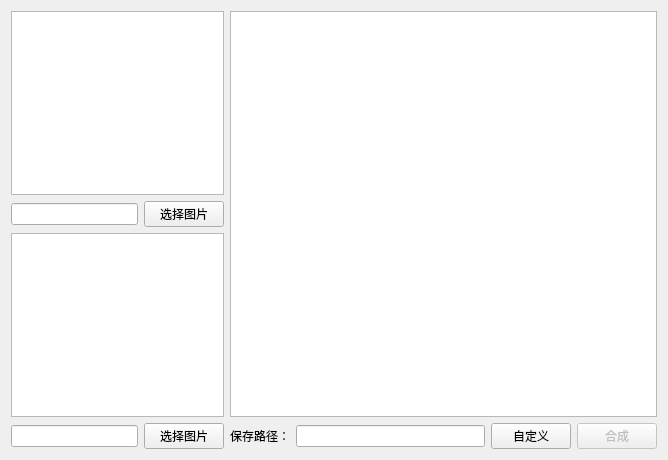
<?xml version="1.0" encoding="UTF-8"?>
<ui version="4.0">
 <class>MixForm</class>
 <widget class="QWidget" name="MixForm">
  <property name="geometry">
   <rect>
    <x>0</x>
    <y>0</y>
    <width>668</width>
    <height>460</height>
   </rect>
  </property>
  <property name="minimumSize">
   <size>
    <width>668</width>
    <height>460</height>
   </size>
  </property>
  <property name="windowTitle">
   <string>Form</string>
  </property>
  <layout class="QHBoxLayout" name="horizontalLayout_4" stretch="1,2">
   <item>
    <layout class="QVBoxLayout" name="verticalLayout_4">
     <item>
      <layout class="QVBoxLayout" name="verticalLayout_2">
       <item>
        <widget class="QGraphicsView" name="src_g_1">
         <property name="dragMode">
          <enum>QGraphicsView::NoDrag</enum>
         </property>
        </widget>
       </item>
       <item>
        <layout class="QHBoxLayout" name="horizontalLayout_2">
         <item>
          <widget class="QLineEdit" name="src_p_1"/>
         </item>
         <item>
          <widget class="QPushButton" name="src_b_1">
           <property name="text">
            <string>选择图片</string>
           </property>
          </widget>
         </item>
        </layout>
       </item>
      </layout>
     </item>
     <item>
      <layout class="QVBoxLayout" name="verticalLayout">
       <item>
        <widget class="QGraphicsView" name="src_g_2"/>
       </item>
       <item>
        <layout class="QHBoxLayout" name="horizontalLayout_3">
         <item>
          <widget class="QLineEdit" name="src_p_2"/>
         </item>
         <item>
          <widget class="QPushButton" name="src_b_2">
           <property name="text">
            <string>选择图片</string>
           </property>
          </widget>
         </item>
        </layout>
       </item>
      </layout>
     </item>
    </layout>
   </item>
   <item>
    <layout class="QVBoxLayout" name="verticalLayout_3">
     <item>
      <widget class="QGraphicsView" name="out_g"/>
     </item>
     <item>
      <layout class="QHBoxLayout" name="horizontalLayout">
       <item>
        <widget class="QLabel" name="label">
         <property name="text">
          <string>保存路径：</string>
         </property>
        </widget>
       </item>
       <item>
        <widget class="QLineEdit" name="out_save_p">
         <property name="clearButtonEnabled">
          <bool>true</bool>
         </property>
        </widget>
       </item>
       <item>
        <widget class="QPushButton" name="out_save_b">
         <property name="text">
          <string>自定义</string>
         </property>
        </widget>
       </item>
       <item>
        <widget class="QPushButton" name="mix_b">
         <property name="enabled">
          <bool>false</bool>
         </property>
         <property name="text">
          <string>合成</string>
         </property>
        </widget>
       </item>
      </layout>
     </item>
    </layout>
   </item>
  </layout>
 </widget>
 <resources/>
 <connections/>
</ui>
